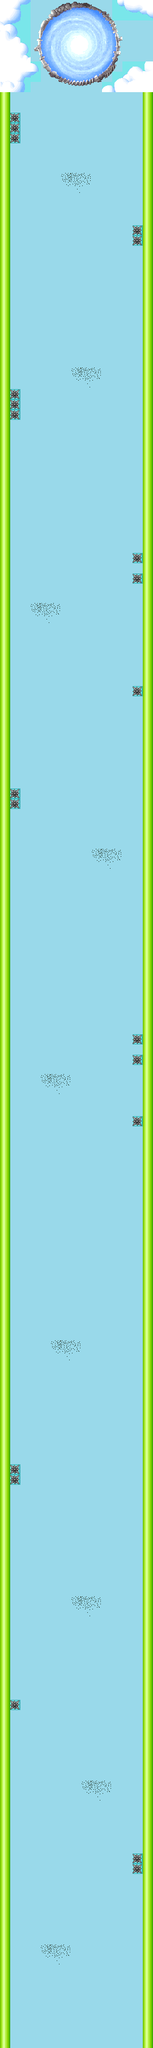

A 2D game scene composited from a Tiled map and its tileset images. What follows is a short description and the map's XML, with each tile layer's data collapsed to a summary:
An orthogonal 15x200 tile map with 18x18 px tiles, 2 tile layers (Background, Graphics), 2 tilesets and 33 objects.

<map version="1.10" tiledversion="1.11.0" orientation="orthogonal" renderorder="right-down" width="15" height="200" tilewidth="18" tileheight="18" infinite="0" nextlayerid="6" nextobjectid="38">
 <tileset firstgid="1" source="Custom Edited - Mario Customs - Super Mario Bros Tiles New Super Mario Bros-Style.tsx" />
 <tileset firstgid="16285" source="Portal.tsx" />
 <layer id="1" name="Background" width="15" height="200">
  <data>[3000 cells, 3000 non-empty, 100 distinct tile ids]</data>
 </layer>
 <layer id="2" name="Graphics" width="15" height="200">
  <data>[3000 cells, 538 non-empty, 126 distinct tile ids]</data>
 </layer>
 <objectgroup id="3" name="Sides">
  <object id="1" x="0.58572" y="162.244" width="17.5716" height="319.217" />
  <object id="2" x="0" y="482.633" width="17.5716" height="294.032" />
  <object id="3" x="0.58572" y="776.079" width="16.4002" height="454.519" />
  <object id="4" x="0" y="1231.77" width="17.5716" height="369.589" />
  <object id="5" x="0" y="1602.53" width="18.1573" height="440.462" />
  <object id="6" x="0" y="2042.41" width="18.1573" height="299.889" />
  <object id="7" x="0" y="2342.02" width="18.0744" height="449.079" />
  <object id="8" x="0.695169" y="2791.1" width="18.0744" height="468.544" />
  <object id="9" x="0" y="3260.34" width="18.7696" height="338.547" />
  <object id="12" x="251.249" y="162.338" width="18.981" height="273.726" />
  <object id="13" x="251.249" y="436.064" width="18.981" height="305.694" />
  <object id="14" x="251.748" y="741.758" width="18.4815" height="308.192" />
  <object id="15" x="251.748" y="1050.45" width="17.982" height="285.714" />
  <object id="16" x="252.747" y="1335.66" width="17.4825" height="330.669" />
  <object id="17" x="252.248" y="1666.83" width="17.982" height="317.682" />
  <object id="18" x="253.247" y="1985.01" width="16.983" height="333.666" />
  <object id="19" x="252.747" y="2318.18" width="17.4825" height="348.651" />
  <object id="20" x="251.748" y="2666.83" width="18.4815" height="381.618" />
  <object id="21" x="252.248" y="3048.95" width="17.982" height="394.106" />
  <object id="22" x="252.747" y="3444.06" width="17.4825" height="156.344" />
 </objectgroup>
 <objectgroup id="4" name="Traps">
  <object id="23" x="18.6614" y="198.215" width="17.1483" height="53.4625" />
  <object id="24" x="234.529" y="395.42" width="16.644" height="36.8185" />
  <object id="25" x="19.1658" y="684.925" width="16.644" height="52.4537" />
  <object id="26" x="234.529" y="972.411" width="16.644" height="16.644" />
  <object id="27" x="234.024" y="1007.72" width="16.1396" height="18.1571" />
  <object id="30" x="233.52" y="1205.93" width="17.6527" height="17.1483" />
  <object id="31" x="19.1658" y="1386.49" width="16.1396" height="35.3054" />
  <object id="32" x="233.52" y="1817.22" width="18.1571" height="17.6527" />
  <object id="33" x="234.024" y="1854.04" width="17.1483" height="18.6614" />
  <object id="34" x="235.033" y="1962.48" width="16.644" height="16.1396" />
  <object id="35" x="18.1571" y="2574.27" width="17.6527" height="34.801" />
  <object id="36" x="18.6614" y="2988.85" width="17.6527" height="16.644" />
  <object id="37" x="234.024" y="3258.18" width="17.6527" height="35.8098" />
 </objectgroup>
</map>
